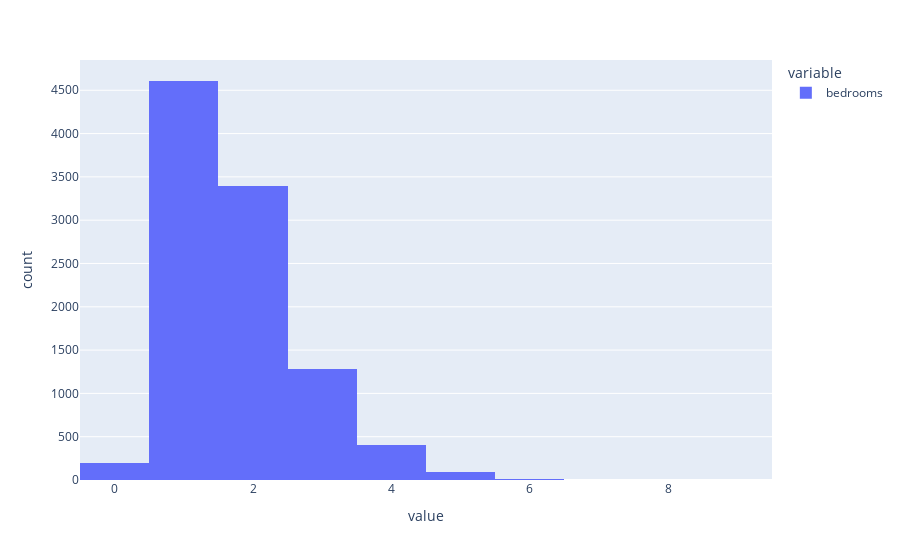

Notebook cell for this chart:
### Code cell
px.histogram(data['bedrooms'])

### Figure 1 — Plotly figure (JSON) as saved in the notebook; plotly's stock layout.template omitted (floating-point values rounded to 4 significant figures; data arrays with more than 128 entries replaced by an {"elided": "..."} marker saying what was removed)
{"data": [{"alignmentgroup": "True", "bingroup": "x", "hovertemplate": "variable=bedrooms<br>value=%{x}<br>count=%{y}<extra></extra>", "legendgroup": "bedrooms", "marker": {"color": "#636efa", "pattern": {"shape": ""}}, "name": "bedrooms", "offsetgroup": "bedrooms", "orientation": "v", "showlegend": true, "type": "histogram", "x": {"elided": "10000 int values"}, "xaxis": "x", "yaxis": "y"}], "layout": {"barmode": "relative", "legend": {"title": {"text": "variable"}, "tracegroupgap": 0}, "margin": {"t": 60}, "xaxis": {"anchor": "y", "domain": [0, 1], "title": {"text": "value"}}, "yaxis": {"anchor": "x", "domain": [0, 1], "title": {"text": "count"}}}}
